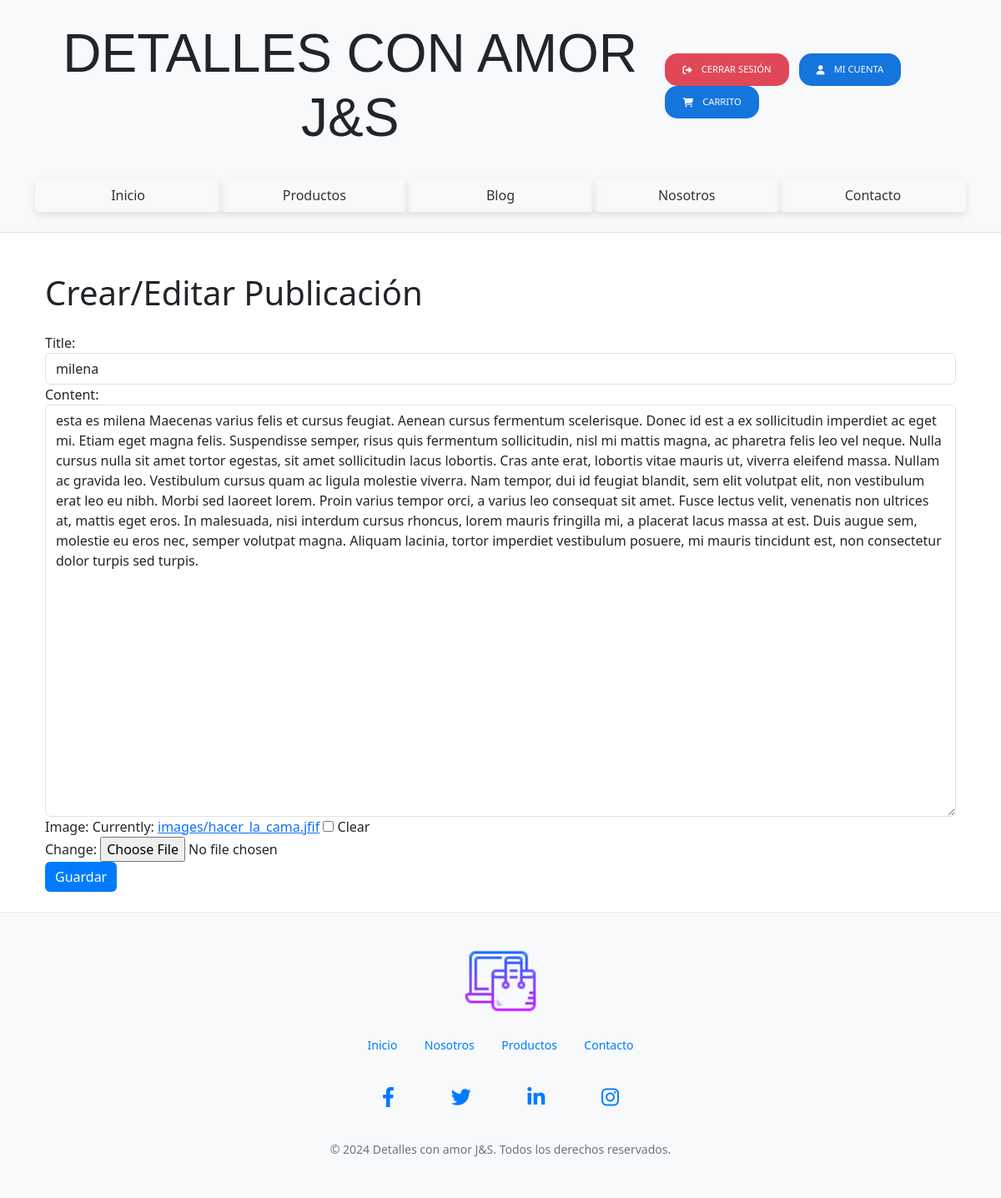
Page /blog/1/edit/ (signed in) on the committed database.
### blog/models.py (models this page shows, shortened)
class Post(models.Model):
    title = models.CharField(max_length=200)
    content = models.TextField()
    image = models.ImageField(upload_to='images/', blank=True, null=True)  # Añadir campo de imagen
    created_at = models.DateTimeField(auto_now_add=True)
    updated_at = models.DateTimeField(auto_now=True)
    slug = models.SlugField(max_length=200, unique=True, blank=True)

### blog/views.py (the view)
# urls.py: path('<int:id>/edit/', views.post_edit, name='post_edit'),
@user_passes_test(is_superuser)
def post_edit(request, id):
    post = get_object_or_404(Post, id=id)
    if request.method == 'POST':
        form = PostForm(request.POST, request.FILES, instance=post)
        if form.is_valid():
            form.save()
            return redirect('blog:blog_index')  # Asegúrate de que el nombre de la URL coincida
    else:
        form = PostForm(instance=post)
    return render(request, 'blog/post_form.html', {'form': form})

### blog/forms.py
class PostForm(forms.ModelForm):
    class Meta:
        model = Post
        fields = ['title', 'content', 'image']  # Incluye 'image' si está en el modelo
        widgets = {
            'title': forms.TextInput(attrs={'class': 'form-control'}),
            'content': forms.Textarea(attrs={'class': 'form-control', 'rows': 20}),
            'image': forms.ClearableFileInput(attrs={'class': 'form-control-file'}),
        }

### blog/views.py (called while the page is built)
def is_superuser(user):
    return user.is_superuser

### tienda_online/templates/blog/post_form.html (shortened to what this page needs)
{% extends 'base.html' %}
{% block content %}
<div class="container mt-5">
    <h1 class="mb-4">Crear/Editar Publicación</h1>
    <form method="post" enctype="multipart/form-data">
        <div class="form-group">
            {{ form.title.label_tag }}
            {{ form.title }}
        </div>
        <div class="form-group">
            {{ form.content.label_tag }}
            {{ form.content }}
        </div>
        {% if form.image %}
        <div class="form-group">
            {{ form.image.label_tag }}
            {{ form.image }}
        </div>
        {% endif %}
        <button type="submit" class="btn btn-primary">Guardar</button>
    </form>
</div>
{% endblock %}

### static/css/styles.css (style rules this page uses)
.btn-primary { background-color: #007bff; border: none; }
.container-fluid, body { padding: 0; margin: 0 auto; width: 100%; }

### rows in the picture
Post: title "milena", content "esta es milena Maecenas varius felis et cursus feugiat. Aenean cursus fermentum scelerisque. Donec id est a ex sollicitudin imperdiet ac eget mi. Etiam eget magna felis. Suspendisse semper, risus quis fermentum sollicitudin, nisl mi mattis magna, ac pharetra felis leo vel neque. Nulla cursus nulla sit amet tortor egestas, sit amet sollicitudin lacus lobortis. Cras ante erat, lobortis vitae mauris ut, viverra eleifend massa. Nullam ac gravida leo. Vestibulum cursus quam ac ligula molestie viverra. Nam tempor, dui id feugiat blandit, sem elit volutpat elit, non vestibulum erat leo eu nibh. Morbi sed laoreet lorem. Proin varius tempor orci, a varius leo consequat sit amet. Fusce lectus velit,…"
